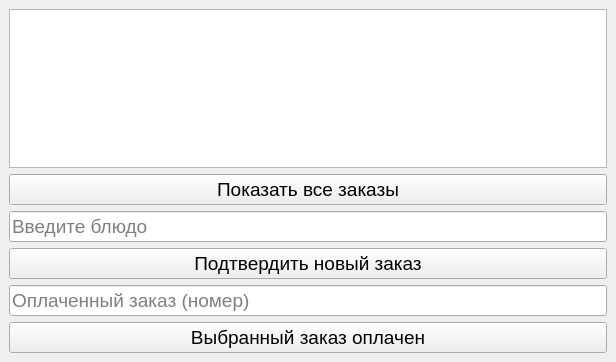
<?xml version="1.0" encoding="UTF-8"?>
<ui version="4.0">
 <class>officPanel</class>
 <widget class="QMainWindow" name="officPanel">
  <property name="geometry">
   <rect>
    <x>0</x>
    <y>0</y>
    <width>616</width>
    <height>362</height>
   </rect>
  </property>
  <property name="windowTitle">
   <string>officPanel</string>
  </property>
  <widget class="QWidget" name="centralwidget">
   <layout class="QVBoxLayout" name="verticalLayout_2">
    <item>
     <widget class="QTableView" name="tableView"/>
    </item>
    <item>
     <layout class="QVBoxLayout" name="verticalLayout">
      <item>
       <widget class="QPushButton" name="showOrdersBtn">
        <property name="font">
         <font>
          <pointsize>14</pointsize>
         </font>
        </property>
        <property name="text">
         <string>Показать все заказы</string>
        </property>
       </widget>
      </item>
      <item>
       <widget class="QLineEdit" name="nameFood">
        <property name="font">
         <font>
          <pointsize>14</pointsize>
         </font>
        </property>
        <property name="placeholderText">
         <string>Введите блюдо</string>
        </property>
       </widget>
      </item>
      <item>
       <widget class="QPushButton" name="newOrderBtn">
        <property name="font">
         <font>
          <pointsize>14</pointsize>
         </font>
        </property>
        <property name="text">
         <string>Подтвердить новый заказ</string>
        </property>
       </widget>
      </item>
      <item>
       <widget class="QLineEdit" name="orderPayed">
        <property name="font">
         <font>
          <pointsize>14</pointsize>
         </font>
        </property>
        <property name="placeholderText">
         <string>Оплаченный заказ (номер)</string>
        </property>
       </widget>
      </item>
      <item>
       <widget class="QPushButton" name="orderPayedBtn">
        <property name="font">
         <font>
          <pointsize>14</pointsize>
         </font>
        </property>
        <property name="text">
         <string>Выбранный заказ оплачен</string>
        </property>
       </widget>
      </item>
     </layout>
    </item>
   </layout>
  </widget>
 </widget>
 <resources/>
 <connections/>
</ui>
